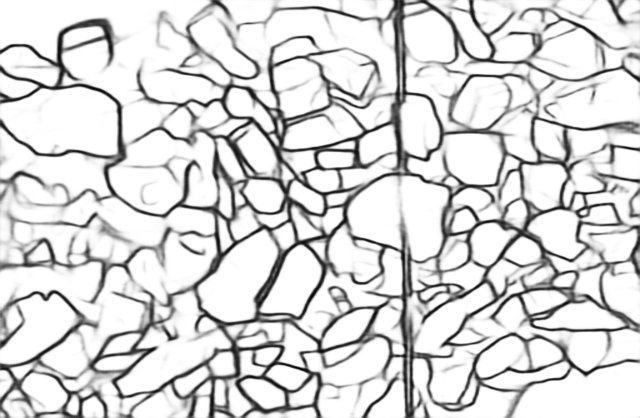
#> input picture bdcn/test_images/0006_KOR_KO.211-HC1_20220203_204441.png, 1280 x 835 px (shown at 1/2 size)
$ python -i nonmaxsup.py   (imports and definitions only)
#> lines starting #> are read from the running program, lines starting #| are printed output that depends on the picture
import cv2
import numpy as np
from PIL import Image
import matplotlib.pyplot as plt

def skeletonize(img):


    img = img.copy() # don't clobber original
    skel = img.copy()

    skel[:,:] = 0
    kernel = cv2.getStructuringElement(cv2.MORPH_CROSS, (3,3))

    while True:
        eroded = cv2.morphologyEx(img, cv2.MORPH_ERODE, kernel)
        temp = cv2.morphologyEx(eroded, cv2.MORPH_DILATE, kernel)
        temp  = cv2.subtract(img, temp)
        skel = cv2.bitwise_or(skel, temp)
        img[:,:] = eroded[:,:]
        if cv2.countNonZero(img) == 0:
            break

    return skel

# [158 lines left out: functions thresholdxd, hysteresis, LowerAndUpper, skeletonxd, closeedges, not called in this run]

>>> import cv2
>>> picture = cv2.imread('../test_images/0006_KOR_KO.211-HC1_20220203_204441.png')
#> picture is the input picture: shape (835, 1280, 3); min 4, max 255, mean 214.7
>>> result = skeletonize(picture)
#> in skeletonize, `skel[:,:] = 0`: skel: shape (835, 1280, 3); every value is 0
#> the loop in skeletonize, `while True:` made 1 pass
#> pass 1, in skeletonize, `eroded = cv2.morphologyEx(img, cv2.MORPH_ERODE, kernel)`:
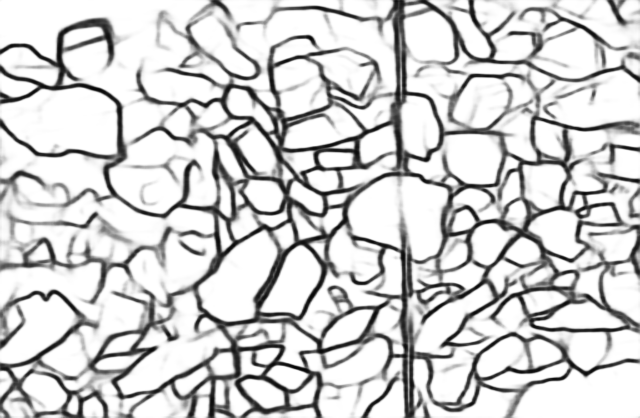
#> eroded: shape (835, 1280, 3) (shown at 1/2 size); min 4, max 255, mean 205.9
#> pass 1, in skeletonize, `temp  = cv2.subtract(img, temp)`:
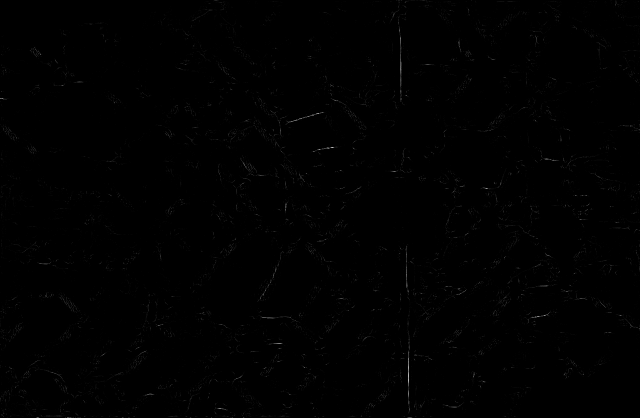
#> temp: shape (835, 1280, 3) (shown at 1/2 size); min 0, max 32, mean 0.1; drawn with min black and max white
#> (the run stopped early here; a loop or call above may not have finished)

$ run again, on bdcn/test_images/0008_KOR_KO.211-HC1_20220207_095218.png
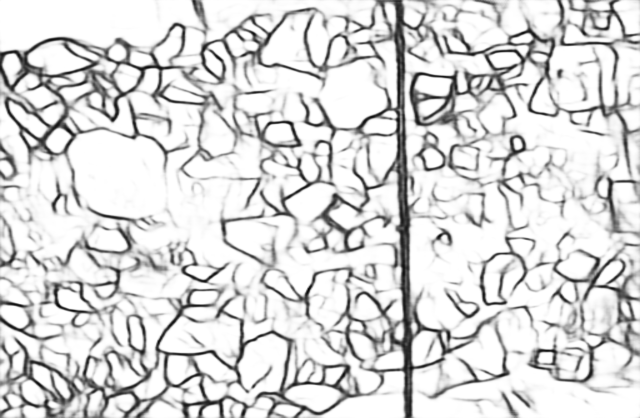
#> input picture bdcn/test_images/0008_KOR_KO.211-HC1_20220207_095218.png, 1280 x 835 px (shown at 1/2 size)
#> picture is the input picture: shape (835, 1280, 3); min 2, max 255, mean 215.8
#> skel: shape (835, 1280, 3); every value is 0
#> the loop in skeletonize, `while True:` made 1 pass
#> pass 1, in skeletonize, `eroded = cv2.morphologyEx(img, cv2.MORPH_ERODE, kernel)`:
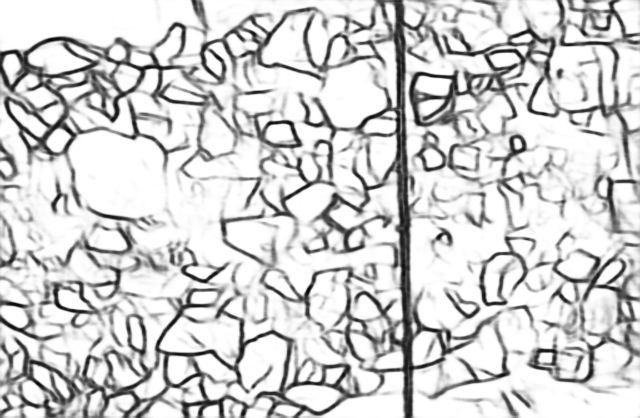
#> eroded: shape (835, 1280, 3) (shown at 1/2 size); min 2, max 255, mean 207
#> pass 1, in skeletonize, `temp  = cv2.subtract(img, temp)`:
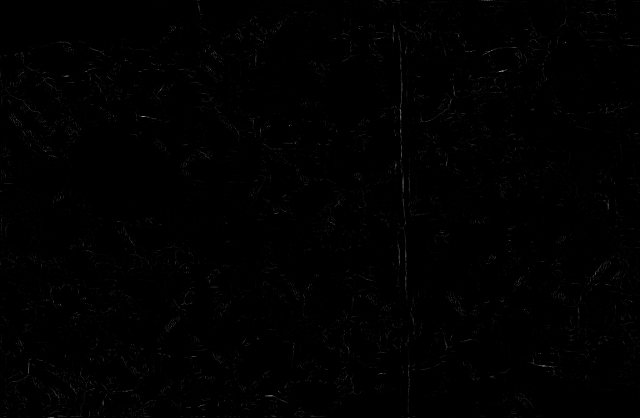
#> temp: shape (835, 1280, 3) (shown at 1/2 size); min 0, max 32, mean 0.1; drawn with min black and max white
